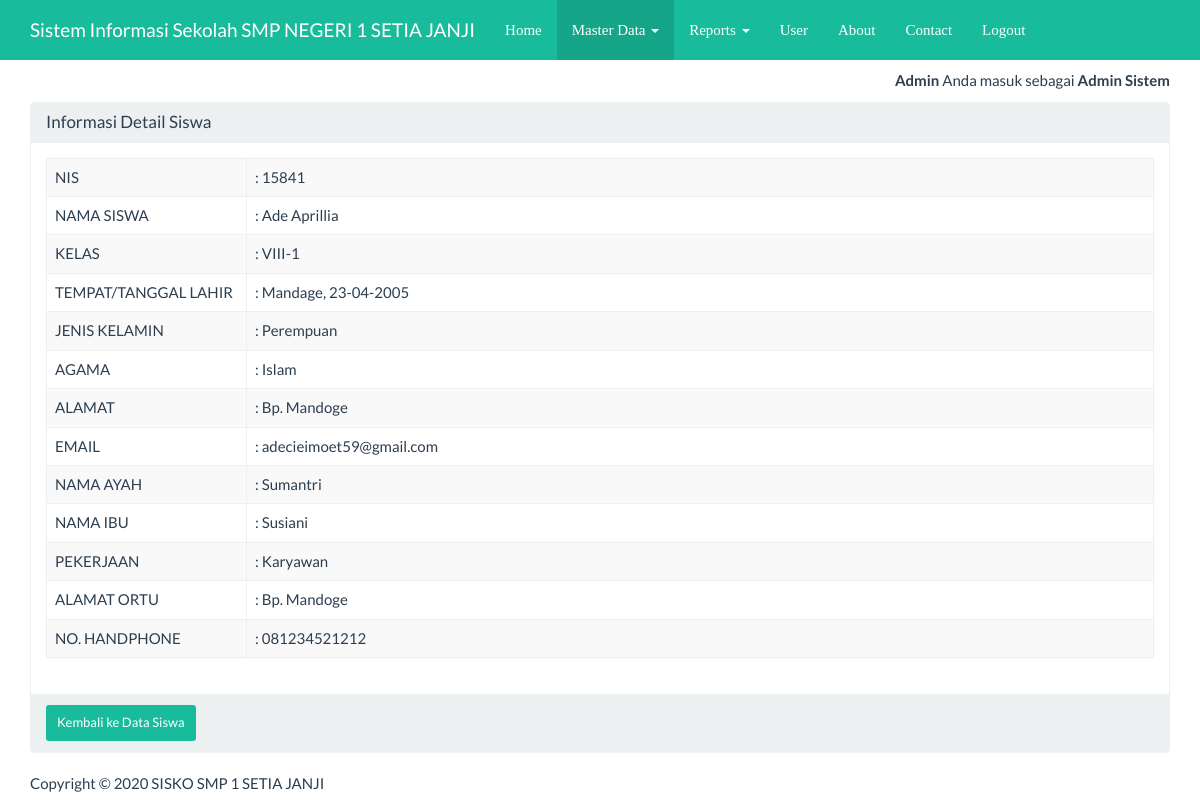
Page /index_admin.php?page=siswa&actions=detail&id=5 (signed in) on the committed database.
### tables this page shows
CREATE TABLE `siswa` (
  `id` int(5) NOT NULL,
  `nis` int(10) NOT NULL,
  `siswa_nama` varchar(30) NOT NULL,
  `siswa_pass` varchar(30) NOT NULL,
  `siswa_tempat` varchar(25) NOT NULL,
  `siswa_tanggal` date NOT NULL,
  `siswa_jk` varchar(15) NOT NULL,
  `siswa_agama` varchar(20) NOT NULL,
  `siswa_alamat` text NOT NULL,
  `email` varchar(30) NOT NULL,
  `siswa_ayah` varchar(25) NOT NULL,
  `siswa_ibu` varchar(25) NOT NULL,
  `ortu_alamat` text NOT NULL,
  `ortu_kerja` varchar(25) NOT NULL,
  `no_hp` varchar(15) NOT NULL,
  `siswa_kelas` varchar(10) NOT NULL
);

### views/siswa_detail.php (the view, shortened to what this page needs)
<nav class="navbar navbar-inverse navbar-fixed-top">
    <div class="container">
        <div class="navbar-header">
            <a class="navbar-brand" href="?page=utama">Sistem Informasi Sekolah SMP NEGERI 1 SETIA JANJI</a>
        </div>
        <div id="navbar" class="navbar-collapse collapse">
            <ul class="nav navbar-nav">
                 <li ><a href="?index_admin.php" style="font-family: cursive;">Home</a></li>
                <?php if(isset($_SESSION['level']) && $_SESSION['level']==1) { ?>
                <li class="active" class="dropdown">
                    <a href="#" class="dropdown-toggle" data-toggle="dropdown" role="button" aria-haspopup="true" aria-expanded="false" style="font-family: cursive;">Master Data <span class="caret"></span></a>
                </li>
                <li class="dropdown">
                    <a href="#" class="dropdown-toggle" data-toggle="dropdown" role="button" aria-haspopup="true" aria-expanded="false" style="font-family: cursive;">Reports <span class="caret"></span></a>
                </li>
                <li><a href="?page=user&actions=tampil" style="font-family: cursive;">User</a></li>
                <?php } ?>
                <li><a href="?page=about&actions=tampil" style="font-family: cursive;">About</a></li>
                <li><a href="?page=kontak&actions=tampil" style="font-family: cursive;">Contact</a></li>
                    <?php if (isset($_SESSION['user'])) { ?>
                    <li><a href="logout.php" style="font-family: cursive;">Logout</a></li>
                <?php } ?>
            </ul>
        </div>
    </div>
</nav>
<div class="container">
    <div class="row">
        <div class="col-xs-12">
            <div class="panel panel-default">
                <div class="panel-heading">
                    <h3 class="panel-title">Informasi Detail Siswa</h3>
                </div>
                <div class="panel-body">
                    <?php
                    $sql = "SELECT *FROM siswa WHERE id ='" . $_GET ['id'] . "'";
                    $query = mysqli_query($koneksi, $sql) or die("SQL Detail error");
                    $data = mysqli_fetch_array($query);
                    ?>
                    <table class="table table-bordered table-striped table-hover">
                        <tr>
                            <td width="200" >NIS</td> <td>: <?= $data['nis'] ?></td>
                        </tr>
                        <tr>
                            <td>NAMA SISWA</td> <td>: <?= $data['siswa_nama'] ?></td>
                        </tr>
                        <tr>
                            <td>KELAS</td> <td>: <?= $data['siswa_kelas'] ?></td>
                        </tr>
                            <?php
                                $tgl = explode('-', $data['siswa_tanggal']);
                            ?>
                        <tr>
                            <td>TEMPAT/TANGGAL LAHIR</td>  <td>: <?=$data['siswa_tempat'];?>, <?=$tgl[2].'-'.$tgl[1].'-'.$tgl[0]?></td>
                        </tr>
						<tr>
                            <td>JENIS KELAMIN</td> <td>: <?= $data['siswa_jk'] ?></td>
                        </tr>
                        <tr>
                            <td>AGAMA</td> <td>: <?= $data['siswa_agama'] ?></td>
                        </tr>
                        <tr>
                            <td>ALAMAT</td> <td>: <?= $data['siswa_alamat'] ?></td>
                        </tr>
                         <tr>
                            <td>EMAIL</td> <td>: <?= $data['email'] ?></td>
                        </tr>
						<tr>
                            <td>NAMA AYAH</td> <td>: <?= $data['siswa_ayah'] ?></td>
                        </tr>
						<tr>
                            <td>NAMA IBU</td> <td>: <?= $data['siswa_ibu'] ?></td>
                        </tr>
						<tr>
                            <td>PEKERJAAN</td> <td>: <?= $data['ortu_kerja'] ?></td>
                        </tr>
						<tr>
                            <td>ALAMAT ORTU</td> <td>: <?= $data['ortu_alamat'] ?></td>
                        </tr>
						<tr>
                            <td>NO. HANDPHONE</td> <td>: <?= $data['no_hp'] ?></td>
                        </tr>
                    </table>
                </div>
                <div class="panel-footer">
                    <a href="?page=siswa&actions=tampil" class="btn btn-success btn-sm">
                        Kembali ke Data Siswa </a>
                </div>
            </div>
        </div>
    </div>
</div>

### index_admin.php (style rules this page uses)
body { margin-top:70px; }

### rows in the picture
siswa: nis "15841", siswa_nama "Ade Aprillia", siswa_kelas "VIII-1", siswa_tempat "Mandage", siswa_tanggal "23", siswa_tanggal "04", siswa_tanggal "2005", siswa_jk "Perempuan", siswa_agama "Islam", siswa_alamat "Bp. Mandoge", email "adecieimoet59@gmail.com", siswa_ayah "Sumantri", siswa_ibu "Susiani", ortu_kerja "Karyawan", ortu_alamat "Bp. Mandoge", no_hp "081234521212"

### other values in the picture
$_SESSION['nama'] "Admin"
$_SESSION['ket'] "Admin Sistem"
